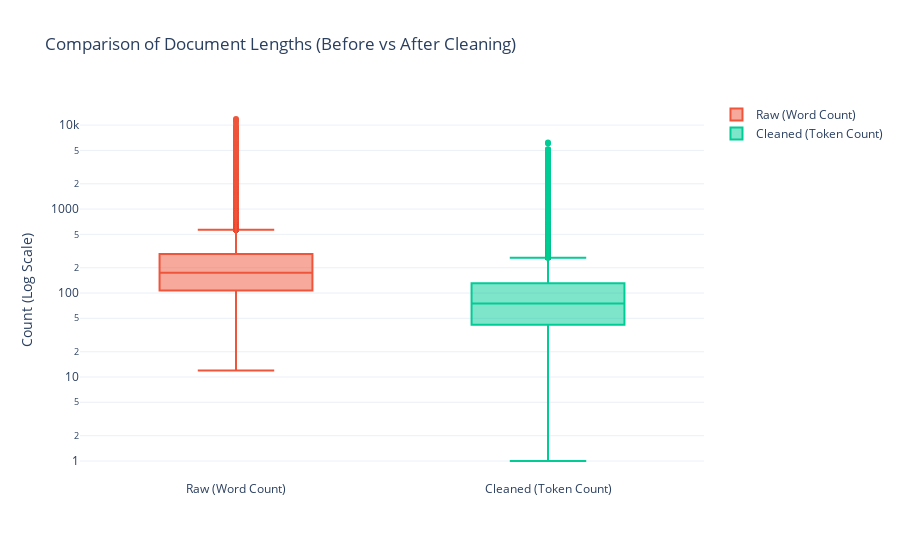

Write notebook code for a chart like this one.
### Markdown cell above
> 전처리 후 빈 문서 제거 : 모든 텍스트 정제 과정을 거친 후, 유의미한 단어가 하나도 남지 않은 문서는 학습에서 제외하여 모델의 안정성을 높임

### Code cell
# ==========================================
# 정제 전/후 텍스트 및 길이 비교
# ==========================================
import random

logger.info("Comparing raw text vs cleaned tokens...")

# 1. 무작위 샘플 하나 선택 (검증용)
sample_idx = random.randint(0, len(valid_indices)-1)
raw_idx = valid_indices[sample_idx]

print("\n" + "="*30 + " [Raw Text Sample] " + "="*30)
print(texts[raw_idx][:500] + "...") 

print("\n" + "="*30 + " [Cleaned Tokens Sample] " + "="*30)
print(tokenized_texts[sample_idx][:50]) # 상위 50개 토큰만 출력
print("="*80 + "\n")

# 2. 정제 전/후 길이 변화 시각화 (Plotly)
# 정제 전 길이는 단순 공백 기준 단어 수로 가정하여 비교
raw_lens = [len(str(t).split()) for t in texts]
clean_lens = [len(t) for t in tokenized_texts]

fig_compare = go.Figure()
fig_compare.add_trace(go.Box(y=raw_lens, name='Raw (Word Count)', marker_color='#EF553B'))
fig_compare.add_trace(go.Box(y=clean_lens, name='Cleaned (Token Count)', marker_color='#00CC96'))

fig_compare.update_layout(
    title='Comparison of Document Lengths (Before vs After Cleaning)',
    yaxis_type="log", # 6만 개가 넘는 Max값 때문에 로그 스케일 권장
    yaxis_title="Count (Log Scale)",
    template="plotly_white"
)
fig_compare.show()

### Figure 1 — Plotly figure (JSON) as saved in the notebook; plotly's stock layout.template omitted (floating-point values rounded to 4 significant figures; data arrays with more than 128 entries replaced by an {"elided": "..."} marker saying what was removed)
{"data": [{"marker": {"color": "#EF553B"}, "name": "Raw (Word Count)", "type": "box", "y": {"elided": "18846 int values"}}, {"marker": {"color": "#00CC96"}, "name": "Cleaned (Token Count)", "type": "box", "y": {"elided": "18817 int values"}}], "layout": {"title": {"text": "Comparison of Document Lengths (Before vs After Cleaning)"}, "yaxis": {"title": {"text": "Count (Log Scale)"}, "type": "log"}}}
